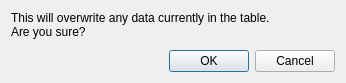
<?xml version="1.0" encoding="UTF-8"?>
<ui version="4.0">
 <class>Dialog</class>
 <widget class="QDialog" name="Dialog">
  <property name="geometry">
   <rect>
    <x>0</x>
    <y>0</y>
    <width>346</width>
    <height>83</height>
   </rect>
  </property>
  <property name="windowTitle">
   <string>Overwrite Confirmation</string>
  </property>
  <layout class="QGridLayout" name="gridLayout">
   <item row="0" column="0">
    <layout class="QVBoxLayout" name="verticalLayout">
     <item>
      <widget class="QLabel" name="label">
       <property name="text">
        <string>This will overwrite any data currently in the table.
Are you sure?</string>
       </property>
      </widget>
     </item>
     <item>
      <spacer name="verticalSpacer">
       <property name="orientation">
        <enum>Qt::Vertical</enum>
       </property>
       <property name="sizeHint" stdset="0">
        <size>
         <width>20</width>
         <height>18</height>
        </size>
       </property>
      </spacer>
     </item>
     <item>
      <layout class="QHBoxLayout" name="horizontalLayout">
       <item>
        <spacer name="horizontalSpacer">
         <property name="orientation">
          <enum>Qt::Horizontal</enum>
         </property>
         <property name="sizeHint" stdset="0">
          <size>
           <width>108</width>
           <height>20</height>
          </size>
         </property>
        </spacer>
       </item>
       <item>
        <widget class="QPushButton" name="buttonOK">
         <property name="text">
          <string>OK</string>
         </property>
        </widget>
       </item>
       <item>
        <widget class="QPushButton" name="buttonCancel">
         <property name="text">
          <string>Cancel</string>
         </property>
        </widget>
       </item>
      </layout>
     </item>
    </layout>
   </item>
  </layout>
 </widget>
 <resources/>
 <connections/>
</ui>
